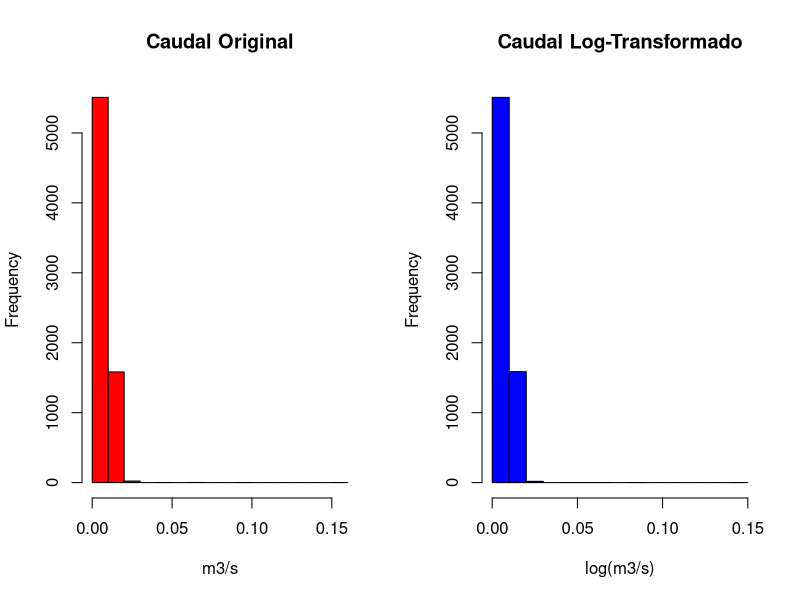
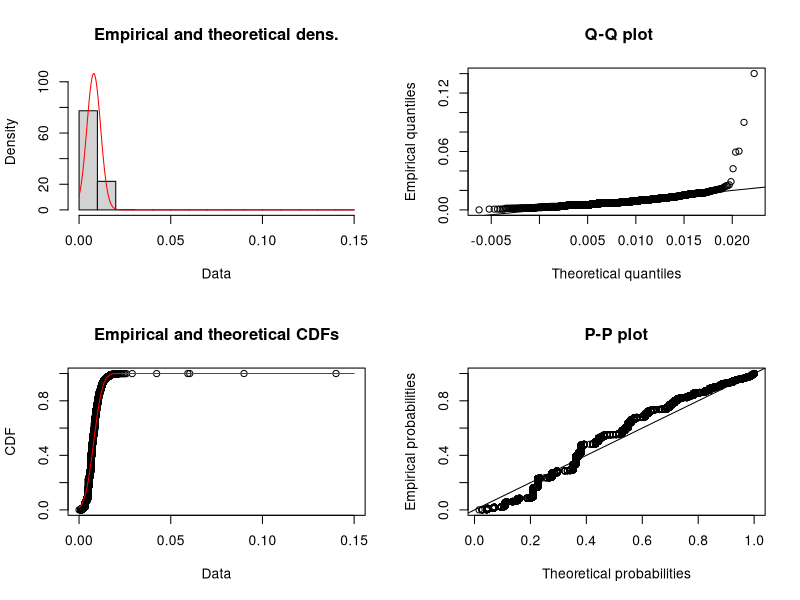
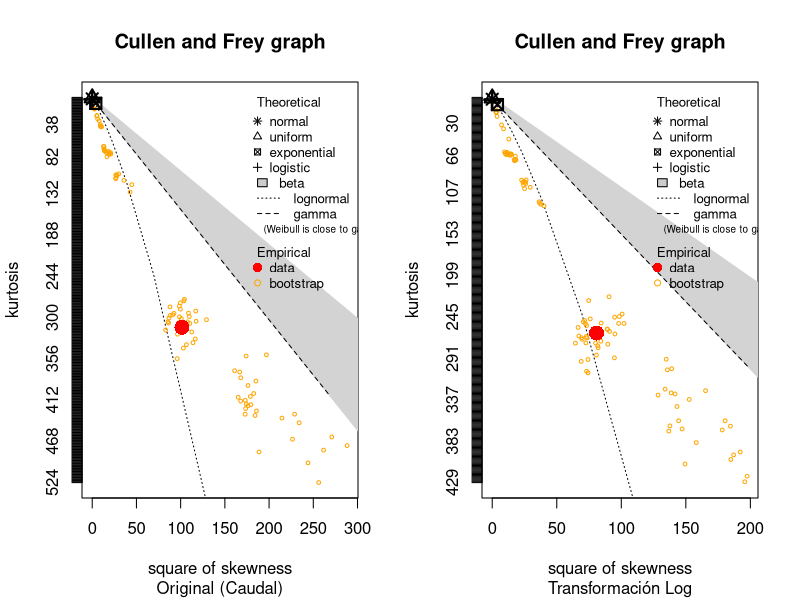

Reproduce these figures in R, in order. (Note: this script raises an error after producing the figures.)
## ---- chunk 1
library(dplyr)
library(fitdistrplus)
library(lhs)

# Cargar y limpiar datos
Datos <- read.csv("Datos.csv") %>% 
  filter(!is.na(Caudal), Caudal >= 0)

# Transformación logarítmica
Datos$valor_log <- log1p(Datos$Caudal)

# Comparación visual
par(mfrow=c(1,2))

hist(Datos$Caudal,
     main="Caudal Original",
     col="red",
     xlab="m3/s")

hist(Datos$valor_log,
     main="Caudal Log-Transformado",
     col="blue",
     xlab="log(m3/s)")

# Ajuste normal sobre log-transformación
fn <- fitdist(Datos$valor_log, "norm")

plot(fn)

# Cullen y Frey
par(mfrow = c(1, 2))

descdist(Datos$Caudal,
         boot = 100,
         method = "unbiased",
         graph = TRUE)

title(sub = "Original (Caudal)")

descdist(Datos$valor_log,
         boot = 100,
         method = "unbiased",
         graph = TRUE)

title(sub = "Transformación Log")

par(mfrow = c(1,1))
## ---- chunk 2
knitr::include_graphics("lognormal.jpg")
## ---- chunk 3

# Muestreo Hipercubo Latino
set.seed(123)

caudal <- Datos$Caudal

lhs <- randomLHS(85, 1)

valores_lhs <- quantile(caudal, probs = lhs[,1])

indices <- sapply(valores_lhs, function(x) {
  which.min(abs(caudal - x))
})

muestra_lhs <- Datos[indices, ]

nrow(muestra_lhs)

summary(muestra_lhs$Caudal)

knitr::kable(
  head(muestra_lhs, 10),
  caption = "Primeros registros de la muestra LHS"
)

# Tablas de Distribución de Frecuencias

# Variable Cuencua

Datos <- read.csv("Datos.csv")

freq <- table(muestra_lhs$Cuenca)

Tabla_frecuencia <- data.frame(
  Cuenca = names(freq),
  Frecuencia = as.vector(freq),
  hi.Freq =  round(as.vector(prop.table(freq)), 3),
  Porcentaje.Freq = round(as.vector(prop.table(freq)) * 100, 2)
)

colnames(Tabla_frecuencia)[1] <- "Cuenca"

knitr::kable(
  Tabla_frecuencia,
  caption = "Tabla de frecuencias de la variable Cuenca"
)

barplot(
  sort(freq),
  horiz = TRUE,
  las = 1,
  cex.names = 0.3,
  col = "lightblue",
  main = "Frecuencia de la variable Cuenca",
  xlab = "Frecuencia"
)

# Variable Manejo efluente
freq <- table(muestra_lhs$Manejo.efluente)

Tabla_frecuencia <- data.frame(
  Manejo_efluente = names(freq),
  Frecuencia = as.vector(freq),
  hi.Freq =  round(as.vector(prop.table(freq)), 3),
  Porcentaje.Freq = round(as.vector(prop.table(freq)) * 100, 2)
)

colnames(Tabla_frecuencia)[1] <- "Manejo_efluente"

knitr::kable(
  Tabla_frecuencia,
  caption = "Tabla de frecuencias de la variable Manejo efluente"
)

# Variable Tratamiento Secundario

freq <- table(muestra_lhs$Tratamiento.secundario)

Tabla_frecuencia <- data.frame(
  Tratamiento_secundario = names(freq),
  Frecuencia = as.vector(freq),
  hi.Freq =  round(as.vector(prop.table(freq)), 3),
  Porcentaje.Freq = round(as.vector(prop.table(freq)) * 100, 2)
)

colnames(Tabla_frecuencia)[1] <- "Tratamiento_secundario"

knitr::kable(
  Tabla_frecuencia,
  caption = "Tabla de frecuencias de la variable Tratamiento Secundario"
)
